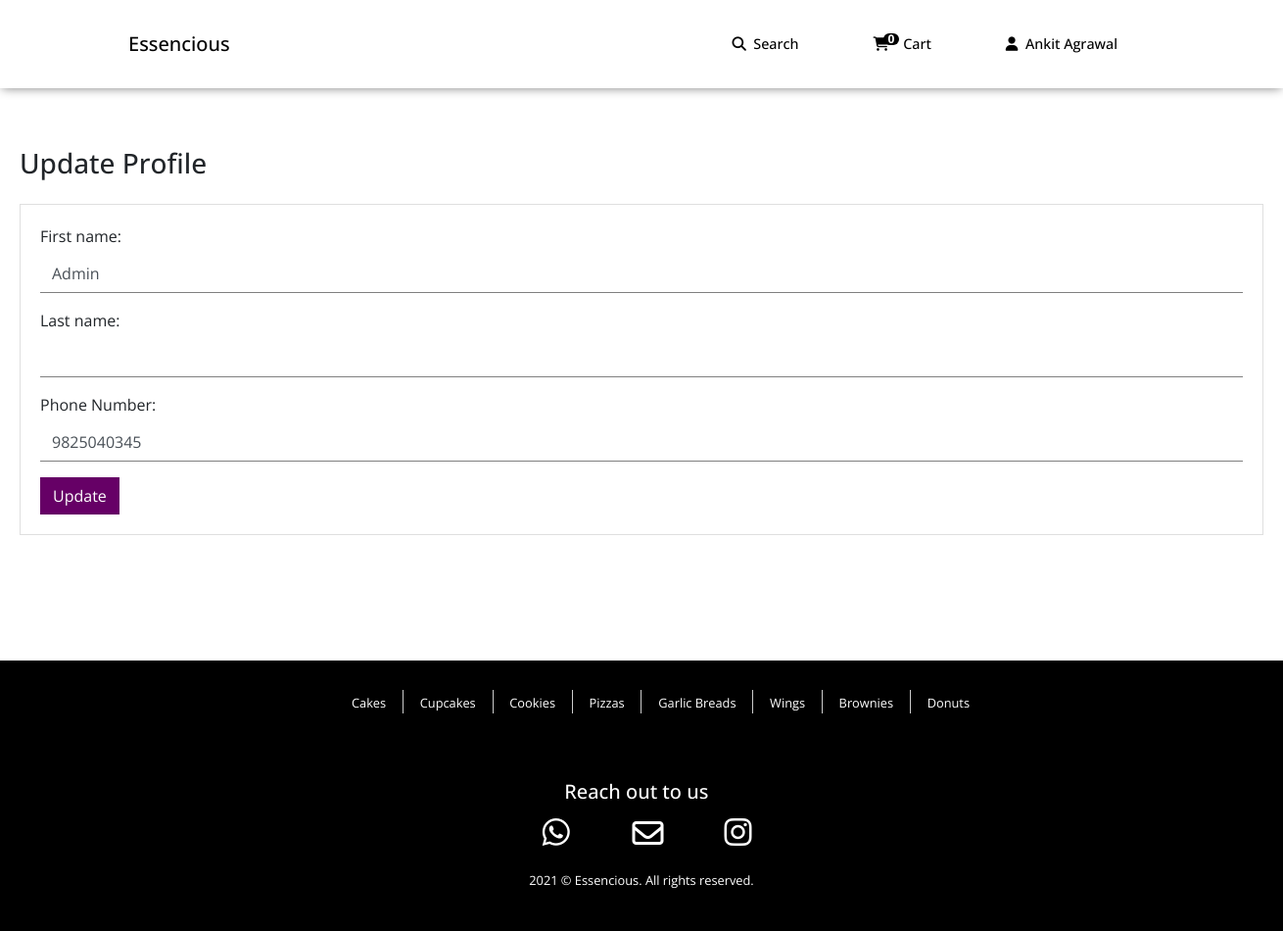
The page /1/update (signed in) on the database its author committed.
### users/models.py (models this page shows)
class CustomUser(AbstractUser):
	phone = models.CharField('Phone Number', max_length=10, blank=False)
	email = models.EmailField(_('email address'), unique=True)

### users/views.py (the view)
# urls.py: path('<int:pk>/update', update_view, name='updatedetails'),
def update_view(request, pk):
	context ={}
	obj = get_object_or_404(CustomUser, id=pk)
	form = UserUpdateForm(request.POST or None, instance=obj)
	if form.is_valid():
		form.save()
		return redirect('/accounts/'+str(pk))
	context["form"] = form
	return render(request, "update_user_details.html", context)

### users/forms.py
class UserUpdateForm(forms.ModelForm):
	class Meta:
		model = get_user_model()
		fields = ('first_name', 'last_name', 'phone')
		widgets = {
			'first_name': forms.TextInput(attrs={'class': 'form-control'}),
			'last_name': forms.TextInput(attrs={'class': 'form-control'}),
			'phone': forms.TextInput(attrs={'class': 'form-control', 'pattern': '[0-9]{10}', 'required':'required'}),
		}

### products/context_processors.py (called while the page is built)
def categories(request):
    return {'categories': Category.objects.all()}

### templates/update_user_details.html (shortened to what this page needs)
{% extends 'second_base.html' %}
{% block content %}
<div class="container">
	<h3>Update Profile</h3>
<div class="card no-border-radius mt-4">
  <div class="card-body">
    <form method="POST">
        {{ form.as_p }}
        <button type="submit" id="submit" class="btn bg-purple color-white no-border-radius">Update</button>
    </form>
  </div>
</div>
</div>
{% endblock %}

### templates/second_base.html (shortened to what this page needs)
{% load static %}
<!DOCTYPE html>
<html lang="en">
<head>
  <link rel="stylesheet" href="https://maxcdn.bootstrapcdn.com/bootstrap/4.5.2/css/bootstrap.min.css">
  <link rel="stylesheet" href="https://cdnjs.cloudflare.com/ajax/libs/font-awesome/4.7.0/css/font-awesome.min.css">
	<link href="https://unpkg.com/gijgo@1.9.13/css/gijgo.min.css" rel="stylesheet" type="text/css" />
	<link rel="stylesheet" href="https://maxcdn.bootstrapcdn.com/bootstrap/4.4.1/css/bootstrap.min.css">
<link rel="stylesheet" href="https://cdnjs.cloudflare.com/ajax/libs/tempusdominus-bootstrap-4/5.0.1/css/tempusdominus-bootstrap-4.min.css" />
<link rel="stylesheet" href="{% static 'style.css' %}">
</head>
<body>
<nav class="navbar navbar-expand-lg bg-white fixed-top bottom-shadow font-9 font-weight-500">
  <a class="navbar-brand color-black" href="{% url 'index' %}">Essencious</a>
	<div class="navbar-collapse collapse w-100 order-3 dual-collapse2">
		<ul class="navbar-nav ml-auto">
		  	<li class="nav-item">
				<a href="{% url 'searchproducts' %}" class="nav-link color-black"><i class="fas fa-search"></i>&nbsp; Search</a>
		  	</li>
			{% if user.username %}
			<li class="nav-item">
				<a class="nav-link color-black" href="{% url 'cart_detail' user.id %}"><i class="fa fa-shopping-cart"></i>    <span class='badge badge-warning' id='lblCartCount'> {{request.session.cart.items|length}} </span> Cart</a>
			</li>
			<li class="nav-item dropdown">
				<a class="nav-link color-black" href="#" id="navbardrop" data-toggle="dropdown">
					<i class="fas fa-user"></i> &nbsp;{{user.first_name}} {{user.last_name}}
				</a>
			</li>
			{% else %}
			<li class="nav-item">
				<a class="dropdown-item color-black" href="{% url 'login' %}"><i class="fas fa-user"></i> &nbsp;Login / Signup</a>
			</li>
			{% endif %}
		</ul>
	</div>
</nav>
{% block content %}
{% endblock %}
<div class="footer mt-5 container-fluid">
	<div class="flex-list col-md-7 m-auto">
	    <ul id="footer_cat_list">
	    </ul>
	</div>
	<div class="col-md-12">
		<h5 class="mt-5 col-md-12">Reach out to us &nbsp;</h5>
	  	<div class="row col-md-3 m-auto">
	  		<a href="https://api.whatsapp.com/send?phone=9999999999" class="no-decoration ml-auto mr-auto"><i class="fab fa-whatsapp col-md-12"></i></a>
		  	<a href="mailto:demo@gmail.com" class="no-decoration ml-auto mr-auto"><i class="far far-social fa-envelope col-md-12"></i></a>
		  	<a target="_blank" class="no-decoration mr-auto ml-auto" href="https://www.instagram.com/essenciouss/"><i class="fab fa-instagram col-md-12"></i></a>
	  	</div>
	</div>
  	<p class="font-small mt-3">2021 &#169; Essencious. All rights reserved.</p>
</div>
</body>

### static/style.css (style rules this page uses)
body { min-height:100vh; margin:0; position:relative; background-color: #fff; font-family: 'Open Sans', sans-serif; max-width: 100%; }
body::after { content: ''; display: block; height: 400px; }
.container { margin-top:150px !important; max-width: 2000px; width:1300px !important; }
.navbar { height:90px; padding-left:10%; padding-right:10%; font-size:1.1em; }
.navbar-nav > li { padding-left:30px; padding-right:30px; }
.color-white { color:white; }
.color-black { color:black !important; }
.bg-purple { background-color: #660066; }
.bg-white { background-color: #fff; }
.font-weight-500 { font-weight: 500; }
.no-decoration { color:inherit; text-decoration: none !important; }
.no-border-radius { border-radius: 0% !important; }
.footer { position:absolute; bottom:0; padding:2%; width: 100%; clear: both; background-color: black; color: white; text-align: center; }
#lblCartCount { font-size: 12px; background: #000; color: #fff; padding: 0 5px; vertical-align: top; margin-left: -10px; }
.badge { padding-left: 9px; padding-right: 9px; -webkit-border-radius: 9px; -moz-border-radius: 9px; border-radius: 9px; }
.fab { padding:20%; font-size: 2em; vertical-align: middle !important; }
.far-social { padding:20%; font-size: 2em; vertical-align: middle !important; }
.bottom-shadow { box-shadow: 0 2px 10px -2px gray; }
.font-small { font-size: 0.8em !important; }
.font-9 { font-size: 0.9em !important; }
.no-border-radius { border-radius: 0%; }
.form-control { border-radius: 0% !important; border:none !important; border-bottom: 1px solid gray !important; outline: none !important; }
.flex-list { position: relative; overflow: hidden; }
.flex-list ul { list-style-type: none !important; display: flex; flex-direction: row; flex-wrap: wrap; justify-content: space-between; margin-left: -1px; }

### rows shown on the page
CustomUser: first_name "Ankit", last_name "Agrawal"
CustomUser: first_name "Admin", phone "9825040345"

### other values the page prints
{{ request.session.cart.items|length }} "0"
